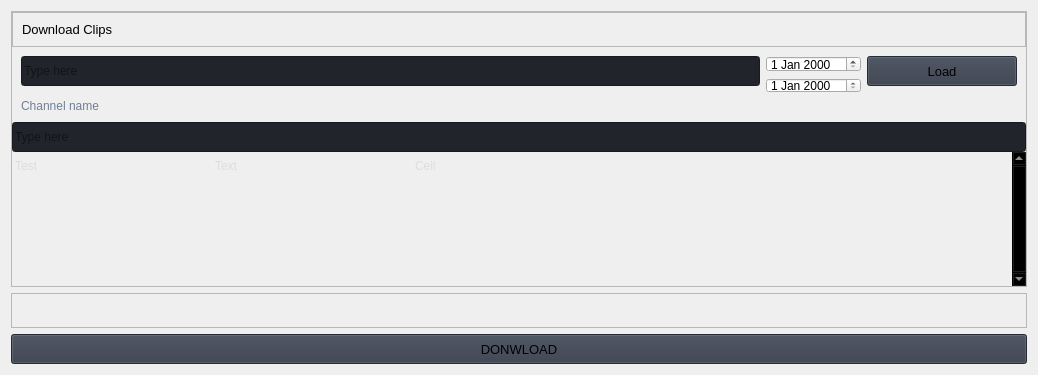
                       <widget class="QWidget" name="clips">
                        <property name="maximumSize">
                         <size>
                          <width>1061</width>
                          <height>16777215</height>
                         </size>
                        </property>
                        <layout class="QVBoxLayout" name="verticalLayout_15">
                         <item>
                          <layout class="QVBoxLayout" name="verticalLayout_25">
                           <item>
                            <widget class="QFrame" name="row_5">
                             <property name="frameShape">
                              <enum>QFrame::StyledPanel</enum>
                             </property>
                             <property name="frameShadow">
                              <enum>QFrame::Raised</enum>
                             </property>
                             <layout class="QVBoxLayout" name="verticalLayout_26">
                              <property name="spacing">
                               <number>0</number>
                              </property>
                              <property name="leftMargin">
                               <number>0</number>
                              </property>
                              <property name="topMargin">
                               <number>0</number>
                              </property>
                              <property name="rightMargin">
                               <number>0</number>
                              </property>
                              <property name="bottomMargin">
                               <number>0</number>
                              </property>
                              <item>
                               <widget class="QFrame" name="frame_div_content_3">
                                <property name="minimumSize">
                                 <size>
                                  <width>0</width>
                                  <height>110</height>
                                 </size>
                                </property>
                                <property name="maximumSize">
                                 <size>
                                  <width>16777215</width>
                                  <height>110</height>
                                 </size>
                                </property>
                                <property name="frameShape">
                                 <enum>QFrame::NoFrame</enum>
                                </property>
                                <property name="frameShadow">
                                 <enum>QFrame::Raised</enum>
                                </property>
                                <layout class="QVBoxLayout" name="verticalLayout_27">
                                 <property name="spacing">
                                  <number>0</number>
                                 </property>
                                 <property name="leftMargin">
                                  <number>0</number>
                                 </property>
                                 <property name="topMargin">
                                  <number>0</number>
                                 </property>
                                 <property name="rightMargin">
                                  <number>0</number>
                                 </property>
                                 <property name="bottomMargin">
                                  <number>0</number>
                                 </property>
                                 <item>
                                  <widget class="QFrame" name="frame_title_wid_3">
                                   <property name="maximumSize">
                                    <size>
                                     <width>16777215</width>
                                     <height>35</height>
                                    </size>
                                   </property>
                                   <property name="frameShape">
                                    <enum>QFrame::StyledPanel</enum>
                                   </property>
                                   <property name="frameShadow">
                                    <enum>QFrame::Raised</enum>
                                   </property>
                                   <layout class="QVBoxLayout" name="verticalLayout_28">
                                    <item>
                                     <widget class="QLabel" name="labelBoxBlenderInstalation_3">
                                      <property name="font">
                                       <font>
                                        <family>Segoe UI</family>
                                        <pointsize>10</pointsize>
                                        <italic>false</italic>
                                        <bold>false</bold>
                                       </font>
                                      </property>
                                      <property name="styleSheet">
                                       <string notr="true"/>
                                      </property>
                                      <property name="text">
                                       <string>Download Clips</string>
                                      </property>
                                     </widget>
                                    </item>
                                   </layout>
                                  </widget>
                                 </item>
                                 <item>
                                  <widget class="QFrame" name="frame_content_wid_3">
                                   <property name="frameShape">
                                    <enum>QFrame::NoFrame</enum>
                                   </property>
                                   <property name="frameShadow">
                                    <enum>QFrame::Raised</enum>
                                   </property>
                                   <layout class="QHBoxLayout" name="horizontalLayout_13">
                                    <item>
                                     <layout class="QGridLayout" name="gridLayout_4">
                                      <property name="bottomMargin">
                                       <number>0</number>
                                      </property>
                                      <item row="0" column="2">
                                       <widget class="QPushButton" name="pushButton_3">
                                        <property name="minimumSize">
                                         <size>
                                          <width>150</width>
                                          <height>30</height>
                                         </size>
                                        </property>
                                        <property name="font">
                                         <font>
                                          <family>Segoe UI</family>
                                          <pointsize>10</pointsize>
                                          <italic>false</italic>
                                          <bold>false</bold>
                                         </font>
                                        </property>
                                        <property name="cursor">
                                         <cursorShape>PointingHandCursor</cursorShape>
                                        </property>
                                        <property name="styleSheet">
                                         <string notr="true">background-color: rgb(52, 59, 72);</string>
                                        </property>
                                        <property name="text">
                                         <string>Load</string>
                                        </property>
                                       </widget>
                                      </item>
                                      <item row="3" column="0" colspan="3">
                                       <widget class="QLabel" name="labelVersion_5">
                                        <property name="styleSheet">
                                         <string notr="true">color: rgb(113, 126, 149);</string>
                                        </property>
                                        <property name="lineWidth">
                                         <number>1</number>
                                        </property>
                                        <property name="text">
                                         <string>Channel name</string>
                                        </property>
                                        <property name="alignment">
                                         <set>Qt::AlignLeading|Qt::AlignLeft|Qt::AlignVCenter</set>
                                        </property>
                                       </widget>
                                      </item>
                                      <item row="0" column="0">
                                       <widget class="QLineEdit" name="lineEdit_3">
                                        <property name="minimumSize">
                                         <size>
                                          <width>0</width>
                                          <height>30</height>
                                         </size>
                                        </property>
                                        <property name="styleSheet">
                                         <string notr="true">background-color: rgb(33, 37, 43);</string>
                                        </property>
                                        <property name="text">
                                         <string/>
                                        </property>
                                        <property name="placeholderText">
                                         <string>Type here</string>
                                        </property>
                                       </widget>
                                      </item>
                                      <item row="1" column="1">
                                       <widget class="QDateEdit" name="dateEdit_2"/>
                                      </item>
                                      <item row="0" column="1">
                                       <widget class="QDateEdit" name="dateEdit"/>
                                      </item>
                                     </layout>
                                    </item>
                                   </layout>
                                  </widget>
                                 </item>
                                </layout>
                               </widget>
                              </item>
                              <item>
                               <widget class="QLineEdit" name="lineEdit_4">
                                <property name="minimumSize">
                                 <size>
                                  <width>0</width>
                                  <height>30</height>
                                 </size>
                                </property>
                                <property name="styleSheet">
                                 <string notr="true">background-color: rgb(33, 37, 43);</string>
                                </property>
                                <property name="text">
                                 <string/>
                                </property>
                                <property name="placeholderText">
                                 <string>Type here</string>
                                </property>
                               </widget>
                              </item>
                              <item>
                               <widget class="QTableWidget" name="tableWidget_5">
                                <property name="sizePolicy">
                                 <sizepolicy hsizetype="Expanding" vsizetype="Expanding">
                                  <horstretch>0</horstretch>
                                  <verstretch>0</verstretch>
                                 </sizepolicy>
                                </property>
                                <property name="palette">
                                 <palette>
                                  <active>
                                   <colorrole role="WindowText">
                                    <brush brushstyle="SolidPattern">
                                     <color alpha="255">
                                      <red>221</red>
                                      <green>221</green>
                                      <blue>221</blue>
                                     </color>
                                    </brush>
                                   </colorrole>
                                   <colorrole role="Button">
                                    <brush brushstyle="SolidPattern">
                                     <color alpha="0">
                                      <red>0</red>
                                      <green>0</green>
                                      <blue>0</blue>
                                     </color>
                                    </brush>
                                   </colorrole>
                                   <colorrole role="Text">
                                    <brush brushstyle="SolidPattern">
                                     <color alpha="255">
                                      <red>221</red>
                                      <green>221</green>
                                      <blue>221</blue>
                                     </color>
                                    </brush>
                                   </colorrole>
                                   <colorrole role="ButtonText">
                                    <brush brushstyle="SolidPattern">
                                     <color alpha="255">
                                      <red>221</red>
                                      <green>221</green>
                                      <blue>221</blue>
                                     </color>
                                    </brush>
                                   </colorrole>
                                   <colorrole role="Base">
                                    <brush brushstyle="NoBrush">
                                     <color alpha="255">
                                      <red>0</red>
                                      <green>0</green>
                                      <blue>0</blue>
                                     </color>
                                    </brush>
                                   </colorrole>
                                   <colorrole role="Window">
                                    <brush brushstyle="SolidPattern">
                                     <color alpha="0">
                                      <red>0</red>
                                      <green>0</green>
                                      <blue>0</blue>
                                     </color>
                                    </brush>
                                   </colorrole>
                                   <colorrole role="PlaceholderText">
                                    <brush brushstyle="SolidPattern">
                                     <color alpha="128">
                                      <red>221</red>
                                      <green>221</green>
                                      <blue>221</blue>
                                     </color>
                                    </brush>
                                   </colorrole>
                                  </active>
                                  <inactive>
                                   <colorrole role="WindowText">
                                    <brush brushstyle="SolidPattern">
                                     <color alpha="255">
                                      <red>221</red>
                                      <green>221</green>
                                      <blue>221</blue>
                                     </color>
                                    </brush>
                                   </colorrole>
                                   <colorrole role="Button">
                                    <brush brushstyle="SolidPattern">
                                     <color alpha="0">
                                      <red>0</red>
                                      <green>0</green>
                                      <blue>0</blue>
                                     </color>
                                    </brush>
                                   </colorrole>
                                   <colorrole role="Text">
                                    <brush brushstyle="SolidPattern">
                                     <color alpha="255">
                                      <red>221</red>
                                      <green>221</green>
                                      <blue>221</blue>
                                     </color>
                                    </brush>
                                   </colorrole>
                                   <colorrole role="ButtonText">
                                    <brush brushstyle="SolidPattern">
                                     <color alpha="255">
                                      <red>221</red>
                                      <green>221</green>
                                      <blue>221</blue>
                                     </color>
                                    </brush>
                                   </colorrole>
                                   <colorrole role="Base">
                                    <brush brushstyle="NoBrush">
                                     <color alpha="255">
                                      <red>0</red>
                                      <green>0</green>
                                      <blue>0</blue>
                                     </color>
                                    </brush>
                                   </colorrole>
                                   <colorrole role="Window">
                                    <brush brushstyle="SolidPattern">
                                     <color alpha="0">
                                      <red>0</red>
                                      <green>0</green>
                                      <blue>0</blue>
                                     </color>
                                    </brush>
                                   </colorrole>
                                   <colorrole role="PlaceholderText">
                                    <brush brushstyle="SolidPattern">
                                     <color alpha="128">
                                      <red>221</red>
                                      <green>221</green>
                                      <blue>221</blue>
                                     </color>
                                    </brush>
                                   </colorrole>
                                  </inactive>
                                  <disabled>
                                   <colorrole role="WindowText">
                                    <brush brushstyle="SolidPattern">
                                     <color alpha="255">
                                      <red>221</red>
                                      <green>221</green>
                                      <blue>221</blue>
                                     </color>
                                    </brush>
                                   </colorrole>
                                   <colorrole role="Button">
                                    <brush brushstyle="SolidPattern">
                                     <color alpha="0">
                                      <red>0</red>
                                      <green>0</green>
                                      <blue>0</blue>
                                     </color>
                                    </brush>
                                   </colorrole>
                                   <colorrole role="Text">
                                    <brush brushstyle="SolidPattern">
                                     <color alpha="255">
                                      <red>221</red>
                                      <green>221</green>
                                      <blue>221</blue>
                                     </color>
                                    </brush>
                                   </colorrole>
                                   <colorrole role="ButtonText">
                                    <brush brushstyle="SolidPattern">
                                     <color alpha="255">
                                      <red>221</red>
                                      <green>221</green>
                                      <blue>221</blue>
                                     </color>
                                    </brush>
                                   </colorrole>
                                   <colorrole role="Base">
                                    <brush brushstyle="NoBrush">
                                     <color alpha="255">
                                      <red>0</red>
                                      <green>0</green>
                                      <blue>0</blue>
                                     </color>
                                    </brush>
                                   </colorrole>
                                   <colorrole role="Window">
                                    <brush brushstyle="SolidPattern">
                                     <color alpha="0">
                                      <red>0</red>
                                      <green>0</green>
                                      <blue>0</blue>
                                     </color>
                                    </brush>
                                   </colorrole>
                                   <colorrole role="PlaceholderText">
                                    <brush brushstyle="SolidPattern">
                                     <color alpha="128">
                                      <red>221</red>
                                      <green>221</green>
                                      <blue>221</blue>
                                     </color>
                                    </brush>
                                   </colorrole>
                                  </disabled>
                                 </palette>
                                </property>
                                <property name="frameShape">
                                 <enum>QFrame::NoFrame</enum>
                                </property>
                                <property name="verticalScrollBarPolicy">
                                 <enum>Qt::ScrollBarAlwaysOn</enum>
                                </property>
                                <property name="sizeAdjustPolicy">
                                 <enum>QAbstractScrollArea::AdjustToContents</enum>
                                </property>
                                <property name="editTriggers">
                                 <set>QAbstractItemView::NoEditTriggers</set>
                                </property>
                                <property name="selectionMode">
                                 <enum>QAbstractItemView::MultiSelection</enum>
                                </property>
                                <property name="selectionBehavior">
                                 <enum>QAbstractItemView::SelectRows</enum>
                                </property>
                                <property name="showGrid">
                                 <bool>true</bool>
                                </property>
                                <property name="gridStyle">
                                 <enum>Qt::SolidLine</enum>
                                </property>
                                <property name="sortingEnabled">
                                 <bool>false</bool>
                                </property>
                                <property name="wordWrap">
                                 <bool>false</bool>
                                </property>
                                <property name="rowCount">
                                 <number>4</number>
                                </property>
                                <property name="columnCount">
                                 <number>5</number>
                                </property>
                                <attribute name="horizontalHeaderVisible">
                                 <bool>false</bool>
                                </attribute>
                                <attribute name="horizontalHeaderCascadingSectionResizes">
                                 <bool>true</bool>
                                </attribute>
                                <attribute name="horizontalHeaderDefaultSectionSize">
                                 <number>200</number>
                                </attribute>
                                <attribute name="horizontalHeaderStretchLastSection">
                                 <bool>true</bool>
                                </attribute>
                                <attribute name="verticalHeaderVisible">
                                 <bool>false</bool>
                                </attribute>
                                <attribute name="verticalHeaderCascadingSectionResizes">
                                 <bool>false</bool>
                                </attribute>
                                <attribute name="verticalHeaderHighlightSections">
                                 <bool>false</bool>
                                </attribute>
                                <attribute name="verticalHeaderStretchLastSection">
                                 <bool>true</bool>
                                </attribute>
                                <row>
                                 <property name="text">
                                  <string>New Row</string>
                                 </property>
                                 <property name="font">
                                  <font>
                                   <family>Segoe UI</family>
                                  </font>
                                 </property>
                                </row>
                                <row/>
                                <row/>
                                <row/>
                                <column>
                                 <property name="text">
                                  <string>0</string>
                                 </property>
                                </column>
                                <column>
                                 <property name="text">
                                  <string>1</string>
                                 </property>
                                </column>
                                <column>
                                 <property name="text">
                                  <string>2</string>
                                 </property>
                                </column>
                                <column/>
                                <column/>
                                <item row="0" column="0">
                                 <property name="text">
                                  <string>Test</string>
                                 </property>
                                </item>
                                <item row="0" column="1">
                                 <property name="text">
                                  <string>Text</string>
                                 </property>
                                </item>
                                <item row="0" column="2">
                                 <property name="text">
                                  <string>Cell</string>
                                 </property>
                                </item>
                               </widget>
                              </item>
                             </layout>
                            </widget>
                           </item>
                          </layout>
                         </item>
                         <item>
                          <widget class="QFrame" name="frame_title_wid_6">
                           <property name="maximumSize">
                            <size>
                             <width>16777215</width>
                             <height>35</height>
                            </size>
                           </property>
                           <property name="frameShape">
                            <enum>QFrame::StyledPanel</enum>
                           </property>
                           <property name="frameShadow">
                            <enum>QFrame::Raised</enum>
                           </property>
                           <layout class="QVBoxLayout" name="verticalLayout_36">
                            <item>
                             <layout class="QHBoxLayout" name="horizontalLayout_14">
                              <item>
                               <widget class="QLabel" name="labelprogress_2">
                                <property name="font">
                                 <font>
                                  <family>Segoe UI</family>
                                  <pointsize>10</pointsize>
                                  <italic>false</italic>
                                  <bold>false</bold>
                                 </font>
                                </property>
                                <property name="styleSheet">
                                 <string notr="true"/>
                                </property>
                                <property name="text">
                                 <string/>
                                </property>
                               </widget>
                              </item>
                              <item>
                               <widget class="QLabel" name="labelprogress_3">
                                <property name="font">
                                 <font>
                                  <family>Segoe UI</family>
                                  <pointsize>10</pointsize>
                                  <italic>false</italic>
                                  <bold>false</bold>
                                 </font>
                                </property>
                                <property name="styleSheet">
                                 <string notr="true"/>
                                </property>
                                <property name="text">
                                 <string/>
                                </property>
                               </widget>
                              </item>
                             </layout>
                            </item>
                           </layout>
                          </widget>
                         </item>
                         <item>
                          <widget class="QPushButton" name="pushButton_6">
                           <property name="minimumSize">
                            <size>
                             <width>150</width>
                             <height>30</height>
                            </size>
                           </property>
                           <property name="font">
                            <font>
                             <family>Segoe UI</family>
                             <pointsize>10</pointsize>
                             <italic>false</italic>
                             <bold>false</bold>
                            </font>
                           </property>
                           <property name="cursor">
                            <cursorShape>PointingHandCursor</cursorShape>
                           </property>
                           <property name="styleSheet">
                            <string notr="true">background-color: rgb(52, 59, 72);</string>
                           </property>
                           <property name="text">
                            <string>DONWLOAD</string>
                           </property>
                           <property name="icon">
                            <iconset resource="resources.qrc">
                             <normaloff>:/icons/images/icons/cil-caret-bottom.png</normaloff>:/icons/images/icons/cil-caret-bottom.png</iconset>
                           </property>
                          </widget>
                         </item>
                        </layout>
                       </widget>
